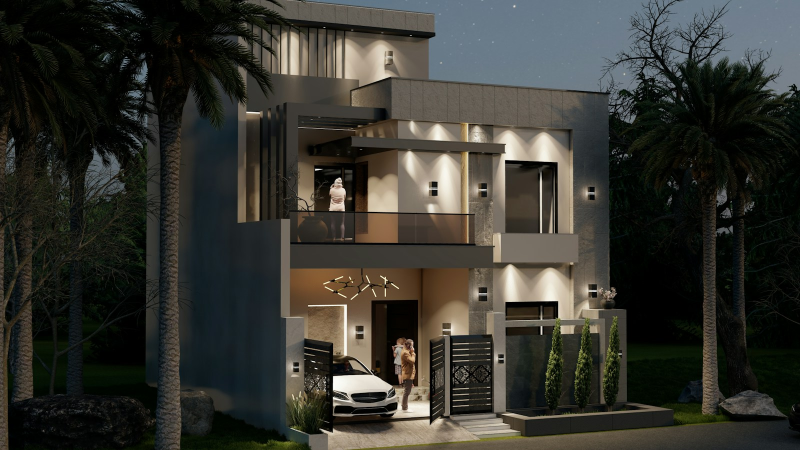
#> input picture assets/the-crimes-v3/global/holding-estate-unsplash.jpg, 1600 x 900 px (shown at 1/2 size)
$ python build-v41-scenes.py
#> lines starting #> are read from the running program, lines starting #| are printed output that depends on the picture
from PIL import Image,ImageEnhance,ImageFilter,ImageDraw,ImageChops
from pathlib import Path
import math
r=Path(__file__).resolve().parent
source=r/'assets/the-crimes/scenes/credores'
house=Image.open(r/'assets/the-crimes-v3/global/holding-estate-unsplash.jpg').convert('RGB')
#> house is the input picture: PIL image 1600x900 RGB; mean R, G, B 54.1, 54, 47.9
house=ImageEnhance.Contrast(house).enhance(1.13)
house=ImageEnhance.Color(house).enhance(1.10)
# Preserve the architecture as the recurring visual identity of the property case.
dest=r/'assets/the-crimes-v3/scenes/credores'
dest.mkdir(parents=True,exist_ok=True)
files=sorted(source.glob('*.webp'))
w,h=1280,720
for idx,f in enumerate(files):
    base=house.resize((w,h),Image.Resampling.LANCZOS)
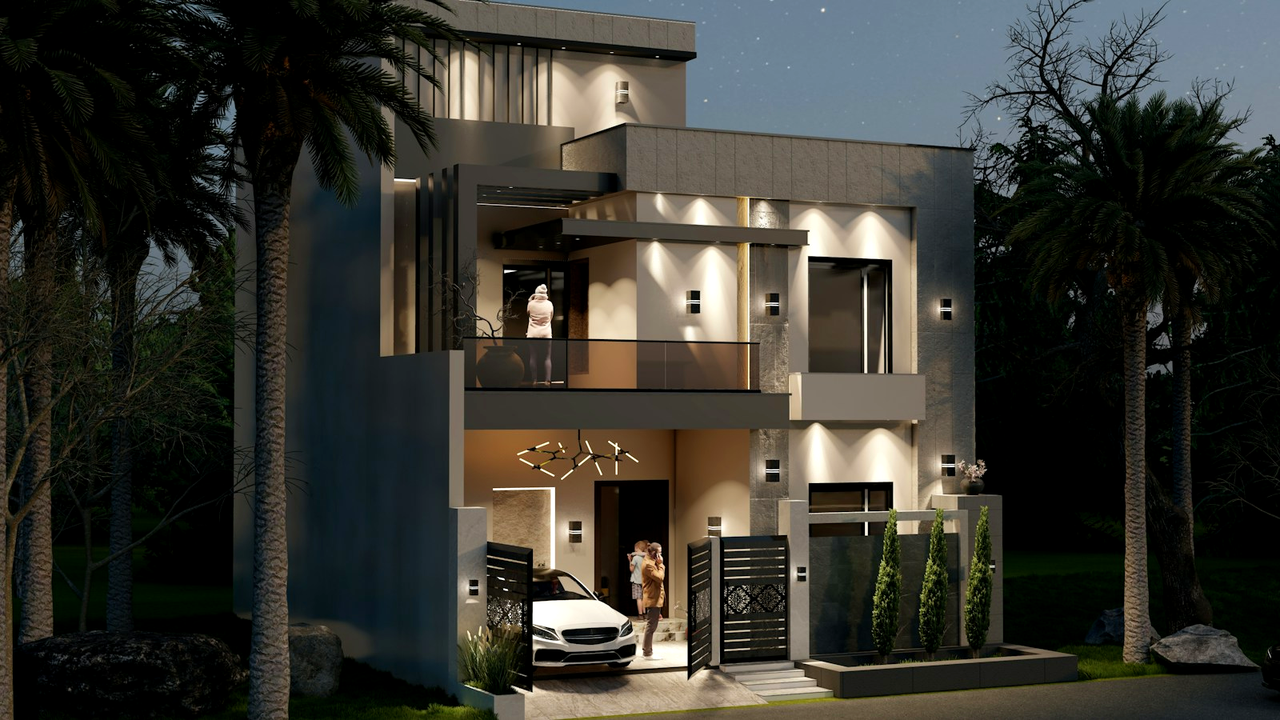
#> base: PIL image 1280x720 RGB; mean R, G, B 54.8, 54.2, 47.5
    original=Image.open(f).convert('RGB').resize((w,h),Image.Resampling.LANCZOS)
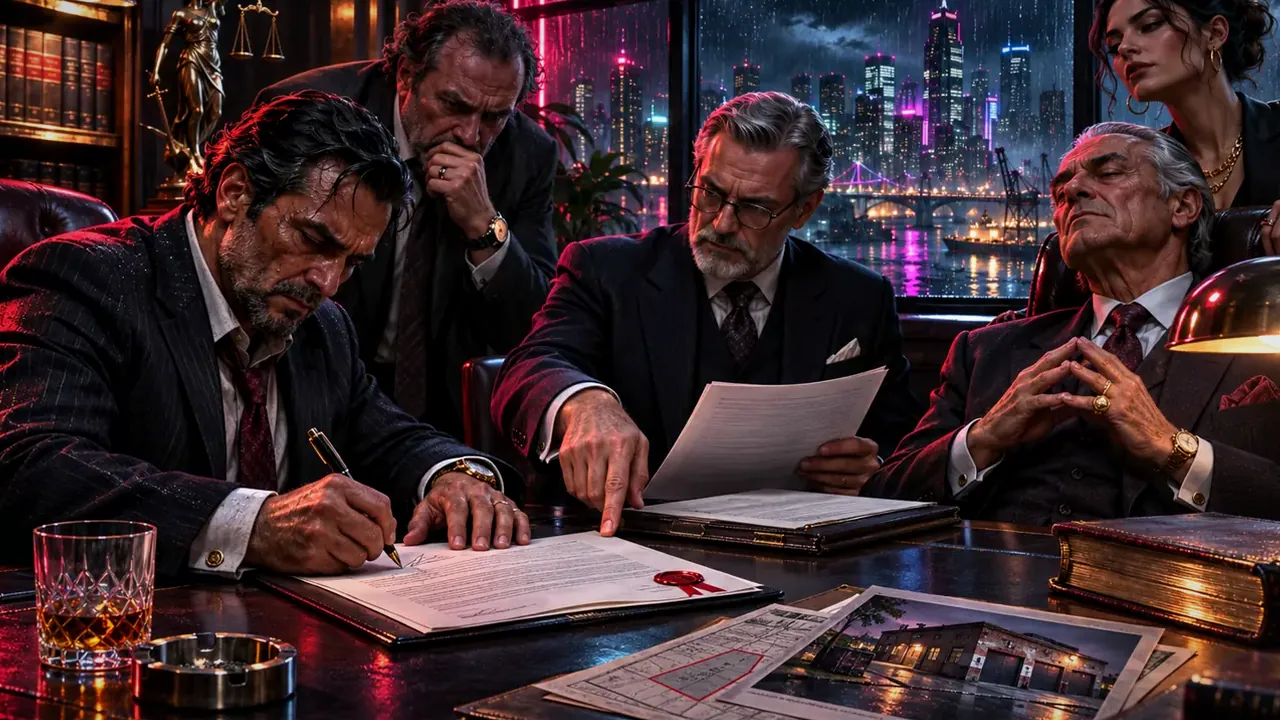
#> input picture assets/the-crimes/scenes/credores/01_contexto.webp, 1280 x 720 px
#> original is the input picture: PIL image 1280x720 RGB; mean R, G, B 61.3, 42.3, 45.8
    original=ImageEnhance.Contrast(original).enhance(1.14)
    # For the first round establish the property, subsequently emphasize investigation/documentary visuals
    power=1.0
    mask=Image.new('L',(w,h),0)
#> mask: PIL image 1280x720 L; every value is 0
    px=mask.load()
    for x in range(w):
        ratio=(x/w-.40)/.18
        smooth=max(0.,min(1.,ratio))
        smooth=smooth*smooth*(3-2*smooth)
        # leave mansion visible across the entire composition while blending in case-specific clues
        value=int(255*(power*smooth))
        for y in range(h):px[x,y]=value
    mask=mask.filter(ImageFilter.GaussianBlur(12))
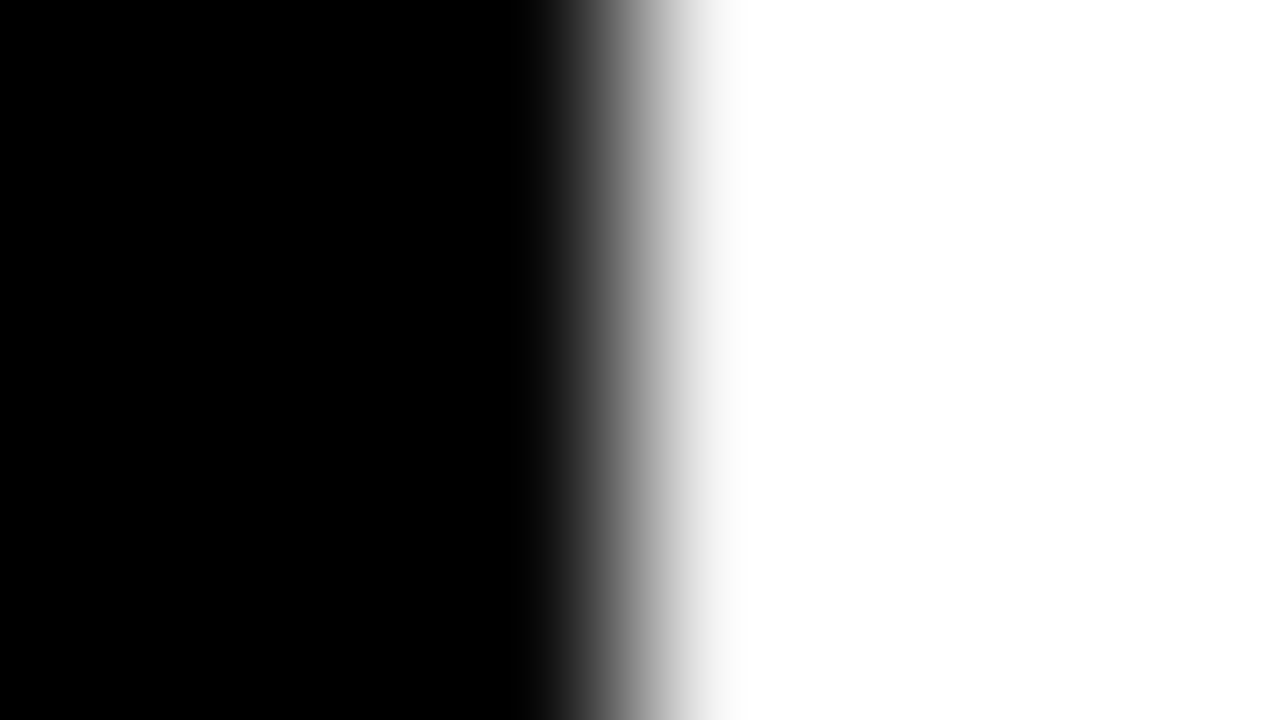
#> mask: PIL image 1280x720 L; min 0, max 255, mean 129.9
    im=Image.composite(original,base,mask)
    # Cool lower third, cinematic red/cyan lighting (no baked text)
    overlay=Image.new('RGB',(w,h))
#> overlay: PIL image 1280x720 RGB; every value is 0
    op=overlay.load()
    for y in range(h):
        for x in range(w):
            op[x,y]=(8+int(30*max(0,1-x/w)),11+int(15*(1-y/h)),18+int(18*x/w))
    im=Image.blend(im,overlay,.13)
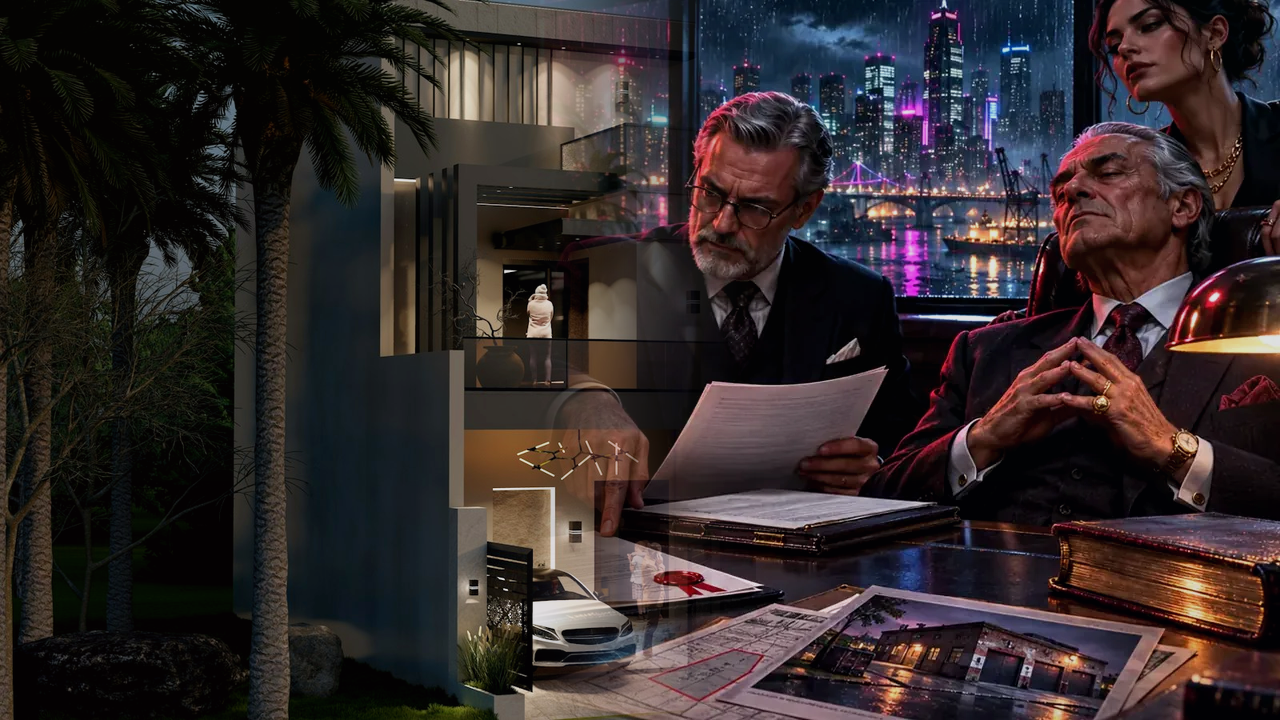
#> im: PIL image 1280x720 RGB; mean R, G, B 49.8, 41.2, 42.2
    # Photo-level vignette keeping all important content legible
    alpha=Image.new('L',(w,h),0);a=alpha.load()
    for y in range(h):
        vy=((y-h/2)/(h/2))**2
        for x in range(w):
            vx=((x-w/2)/(w/2))**2
            a[x,y]=int(115*min(1,(vx+vy)*.59))
    im=Image.composite(Image.new('RGB',(w,h),(1,6,14)),im,alpha)
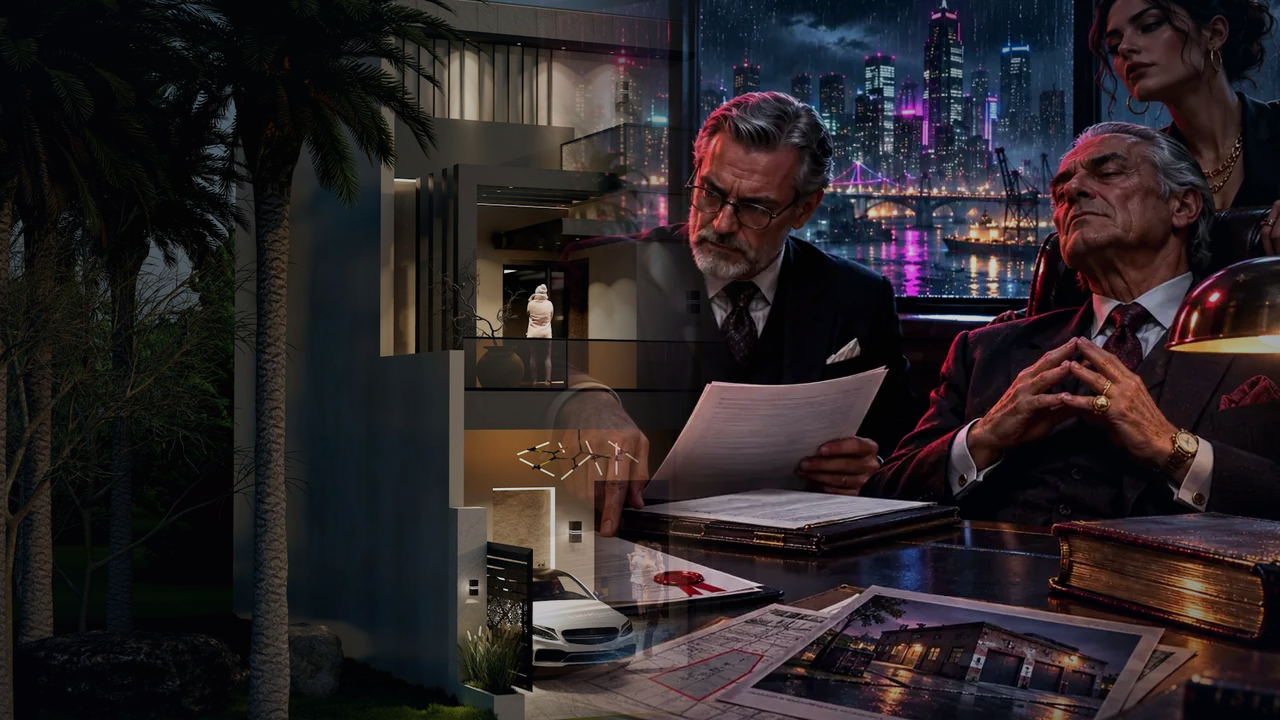
#> im: PIL image 1280x720 RGB; mean R, G, B 42.1, 35.8, 37.9
    filename=f'{idx+1:02d}-cinematic.webp'
    im.save(dest/filename,'WEBP',quality=85,method=6)
    print(filename,(dest/filename).stat().st_size)
# produce an art-direction contact sheet to visually inspect every round
thumbs=list(dest.glob('*.webp'))
sheet=Image.new('RGB',(2*520,4*322),'#060c15')
d=ImageDraw.Draw(sheet)
for idx,p in enumerate(thumbs):
    im=Image.open(p).convert('RGB')
    im.thumbnail((510,289),Image.Resampling.LANCZOS)
#> im: PIL image 510x287 RGB
    x=(idx%2)*520;y=(idx//2)*322
    sheet.paste(im,(x,y))
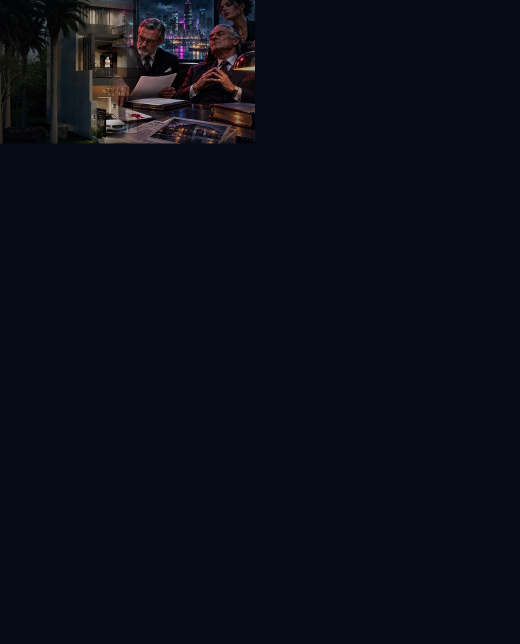
#> sheet: PIL image 1040x1288 RGB (shown at 1/2 size); mean R, G, B 9.9, 14.6, 22.8
    d.text((x+8,y+291),f'RODADA {idx+1:02d}',fill='#f7d995')
preview=r/'docs/preview/v41';preview.mkdir(parents=True,exist_ok=True);sheet.save(preview/'scenes-contact.jpg',quality=79)
